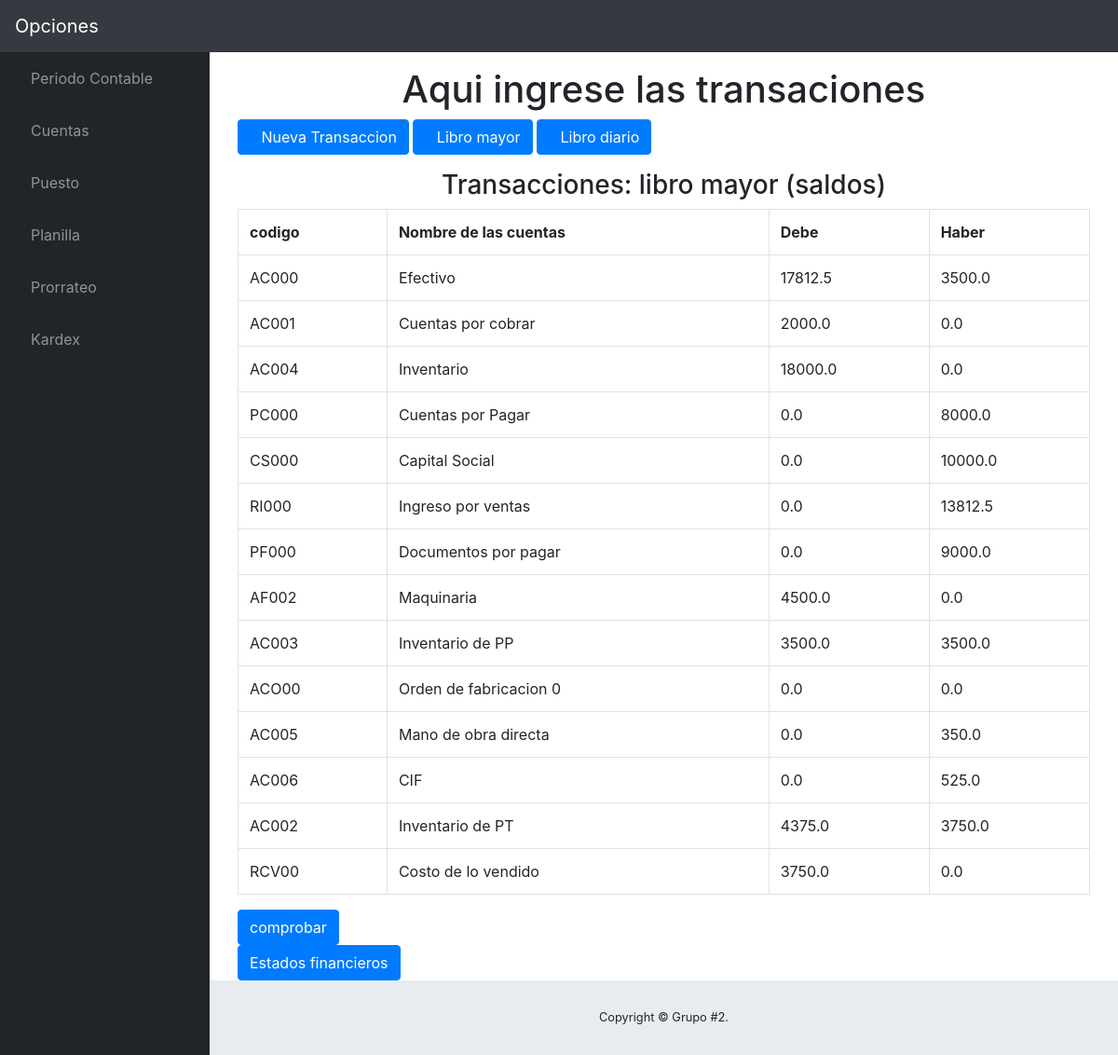
Page /4/reg_transaccion/ on the committed database.
### contable/models.py (models this page shows, shortened)
class LibroMayor(models.Model):
	cuenta = models.CharField(max_length=100)
	codCuenta=models.CharField(max_length=10)
	saldoDeudor = models.FloatField()
	saldoAcreedor = models.FloatField()
	estado = models.BooleanField(default=True)
	periodo = models.ForeignKey(PeriodoContable, on_delete=models.CASCADE)
	saldo =models.FloatField(default=0.00)
	class Meta:
		verbose_name='LibroMayor'
		verbose_name_plural='LibroMayor'

### contable/views.py (the view)
# urls.py: url(r'^(?P<periodo_id>[0-9]+)/reg_transaccion/$',reg_transaccion, name='reg_transaccion'),#Registro de transacciones
def reg_transaccion(request, periodo_id):
	template=loader.get_template('Main/reg_transaccion.html')
	periodo = get_object_or_404(PeriodoContable,pk=periodo_id)
	cuentas = Cuenta.objects.exclude(codigo_cuenta__contains='ACO') #Excluimos las ordenes de fabricacion
	LibroMayor1= periodo.libromayor_set.all()
	text =''
	if request.method =='POST':
		action = request.POST.get('action')
		check=request.POST.get('check')
		if action == 'insert':
			cuenta = get_object_or_404(Cuenta,pk= request.POST.get('cuenta'))
			try:
				libro = LibroMayor1.get(cuenta=cuenta.nom_cuenta)
				monto = request.POST.get('monto')
				concepto = request.POST.get('concepto')
				IVA=request.POST.get('IVA')
				diario =Diario()
				diario.mayor= libro
				diario.codCuenta = cuenta.codigo_cuenta
				diario.descripcion=request.POST.get('descripcion')
				diario.fecha=date.today()
				diario.concepto=concepto
				if concepto =='cargar':
					diario.debe=float(monto)
					diario.haber=0
					diario.save()
					libro.saldoDeudor = libro.saldoDeudor+float(monto)
					libro.save()
					if check:
						libro.saldoDeudor=(float(monto)*0.13)+libro.saldoDeudor
						libro.save()
				else :
					diario.haber=float(monto)
					diario.debe=0
					diario.save()
					libro.saldoAcreedor =libro.saldoAcreedor+float(monto)
					libro.save()
					if check:
						libro.saldoAcreedor=(float(monto)*0.13)+libro.saldoAcreedor
						libro.save()
			except (KeyError, LibroMayor.DoesNotExist):
				libro1 = LibroMayor()
				monto = request.POST.get('monto')
				concepto = request.POST.get('concepto')
				IVA=request.POST.get('IVA')
				libro1.periodo=periodo
				libro1.cuenta=cuenta.nom_cuenta
				libro1.codCuenta=cuenta.codigo_cuenta
				libro1.saldoDeudor=0
				libro1.saldoAcreedor=0
				libro1.estado=True
				libro1.save()
				diario =Diario()
				diario.mayor= libro1
				diario.codCuenta = cuenta.codigo_cuenta
				diario.descripcion=request.POST.get('descripcion')
				diario.fecha=date.today()
				diario.concepto=concepto
				if concepto =='cargar':
					diario.debe=monto
					diario.haber=0
					libro1.saldoDeudor =libro1.saldoDeudor + float(monto)
					libro1.save()
					if check:
						libro1.saldoDeudor=(float(monto)*0.13)+libro1.saldoDeudor
						libro1.save()
				else :
					diario.haber=monto
					diario.debe=0
					libro1.saldoAcreedor = libro1.saldoAcreedor +float(monto)
					libro1.save()
					if check:
						libro1.saldoAcreedor=(float(monto)*0.13)+libro1.saldoAcreedor
						libro1.save()
				diario.save()
		elif action =='comprobar':
			salDebe=0
			salHaber=0
			for p in periodo.libromayor_set.all():
				salDebe += p.saldoDeudor
				salHaber += p.saldoAcreedor
			if salHaber == salDebe :
				text='comprobado saldo deudor igual al acreedor, no se si estara bien pero esa honda te cuadra XD'
			elif salDebe > salHaber :
				text ='saldo deudor mayor al acreedor, esto no cuadra'
			elif salDebe <salHaber :
				text='saldo deudor menor al saldo acreedor, esto tampoco cuadra'
		elif action=='ajuste' :
			pass
		elif action =='estados':
			pass
	lib = periodo.libromayor_set.all()
	libros = LibroMayor.objects.all()
	return HttpResponse(template.render({'periodo':periodo, 'cuentas':cuentas, 'lib':lib,'libros':libros,'text':text}, request))

### contable/templates/Main/reg_transaccion.html (shortened to what this page needs)
{% extends "Base/base.html" %}
{% block Contenido %}
<section class="container">
<h1 class="text-center">Aqui ingrese las transaciones</h1>
	{% if periodo.activo %}
	<p>
		<a href="" class="btn btn-primary" data-toggle="modal" data-target="#newTransaccion"><i class="fas fa-plus"></i>Nueva Transaccion</a>
		<button class="btn btn-primary" onclick="mostrar('LM')"><i class="fas fa-address-card"></i>Libro mayor</button>
		<button class="btn btn-primary" onclick="mostrar('LD')"><i class="fas fa-address-card"></i>Libro diario</button>
	</p>
	{% endif %}
	<div id="LM">
		<table class="table table-bordered table-hover">
			<thead><h3 class="text-center">Transacciones: libro mayor (saldos)</h3> </thead>
			<tr>
				<th>codigo</th>
				<th>Nombre de las cuentas</th>
				<th>Debe</th>
				<th>Haber</th>
			</tr>
			{% for libro in periodo.libromayor_set.all %}
			<tr>
				<td> {{libro.codCuenta}} </td>
				<td> {{libro.cuenta}} </td>
				<td> {{libro.saldoDeudor}} </td>
				<td> {{libro.saldoAcreedor}} </td>
			</tr>
			{% endfor %}
		</table>
	</div>
	<form method="POST" action="">
		<input type="submit" name="" value="comprobar" class="btn btn-primary dropdown-toggle">
	</form>
	<a href="{% url 'contable:estados' periodo.id %}" class="btn btn-primary">Estados financieros</a>
</section>
{% endblock Contenido %}

### contable/static/css/sb-admin.css (style rules this page uses)
html { position: relative; min-height: 100%; }
body { height: 100%; }
:root { --input-padding-x: 0.75rem; --input-padding-y: 0.75rem; }

### rows in the picture
LibroMayor: codCuenta "AC000", cuenta "Efectivo", saldoDeudor "17812.5", saldoAcreedor "3500.0"
LibroMayor: codCuenta "AC001", cuenta "Cuentas por cobrar", saldoDeudor "2000.0", saldoAcreedor "0.0"
LibroMayor: codCuenta "AC004", cuenta "Inventario", saldoDeudor "18000.0", saldoAcreedor "0.0"
LibroMayor: codCuenta "PC000", cuenta "Cuentas por Pagar", saldoDeudor "0.0", saldoAcreedor "8000.0"
LibroMayor: codCuenta "CS000", cuenta "Capital Social", saldoDeudor "0.0", saldoAcreedor "10000.0"
LibroMayor: codCuenta "RI000", cuenta "Ingreso por ventas", saldoDeudor "0.0", saldoAcreedor "13812.5"
LibroMayor: codCuenta "PF000", cuenta "Documentos por pagar", saldoDeudor "0.0", saldoAcreedor "9000.0"
LibroMayor: codCuenta "AF002", cuenta "Maquinaria", saldoDeudor "4500.0", saldoAcreedor "0.0"
LibroMayor: codCuenta "AC003", cuenta "Inventario de PP", saldoDeudor "3500.0", saldoAcreedor "3500.0"
LibroMayor: codCuenta "ACO00", cuenta "Orden de fabricacion 0", saldoDeudor "0.0", saldoAcreedor "0.0"
LibroMayor: codCuenta "AC005", cuenta "Mano de obra directa", saldoDeudor "0.0", saldoAcreedor "350.0"
LibroMayor: codCuenta "AC006", cuenta "CIF", saldoDeudor "0.0", saldoAcreedor "525.0"
LibroMayor: codCuenta "AC002", cuenta "Inventario de PT", saldoDeudor "4375.0", saldoAcreedor "3750.0"
LibroMayor: codCuenta "RCV00", cuenta "Costo de lo vendido", saldoDeudor "3750.0", saldoAcreedor "0.0"
